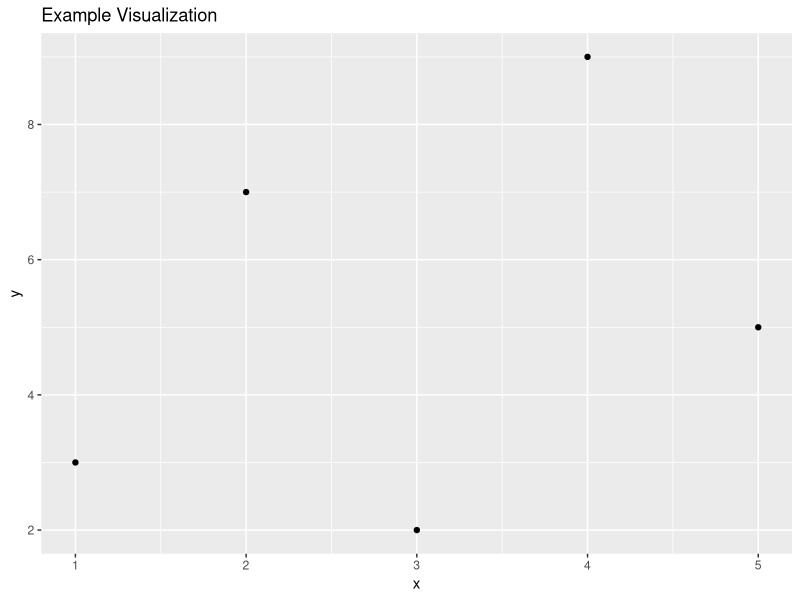

Write the R code that produced this figure.
## ---- chunk 1
#| label: load-data
#| tbl-cap: "A small example dataset"

# Create a simple data frame
df <- data.frame(
  x = 1:5,
  y = c(3, 7, 2, 9, 5)
)

df
## ---- chunk 2
# label: scatter-plot
# fig-cap: "A basic scatterplot of x vs y"
# fig-alt: "Scatterplot showing points of y values against x values"

library(ggplot2)

ggplot(df, aes(x, y)) +
  geom_point() +
  labs(
    title = "Example Visualization",
    alt = "Scatterplot with five points showing the relationship between x and y"
  )
